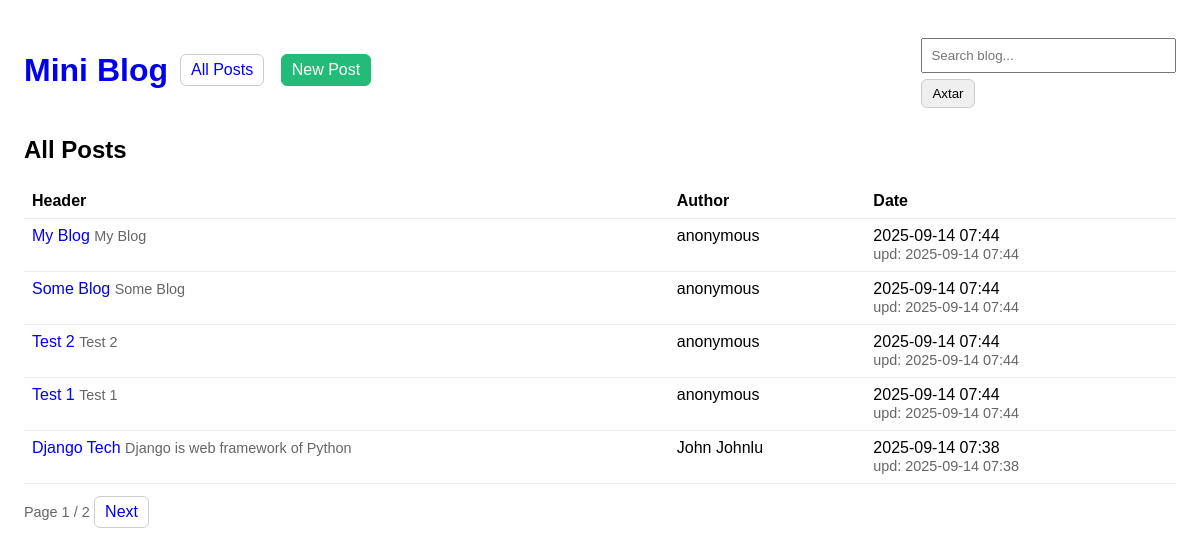
The page / on the database its author committed.
### blog/models.py (models this page shows, shortened)
class Post(models.Model):
    title=models.CharField(max_length=200)
    slug=models.SlugField(max_length=220,unique=True,blank=True)
    content=models.TextField()
    author=models.CharField(max_length=100,default="anonymous")
    created_at=models.DateTimeField(auto_now_add=True)
    updated_at=models.DateTimeField(auto_now=True)
    class Meta:
        ordering=['-created_at'] #default siralama : yeniler uste
        indexes=[
            models.Index(fields=['slug']),
            models.Index(fields=['-created_at']),
        ]

### blog/views.py (the view)
# urls.py: path('',views.post_list,name='post_list'),
def post_list(request):
    q=(request.GET.get('q') or "").strip()
    qs=Post.objects.all()
    if q:
        qs=qs.filter(
            Q(title__icontains=q) | Q(content__icontains=q)
        ).distinct()
    paginator = Paginator(qs, 5)
    page_number = request.GET.get('page') or 1
    page_obj=paginator.get_page(page_number)
    return render(request, 'blog/post_list.html', {
        'page_obj':page_obj,
        'posts':page_obj.object_list,
        "q":q
        })

### blog/templates/blog/post_list.html (shortened to what this page needs)
{% extends "blog/base.html" %}
{% block content %}
    <h2>All Posts</h2>
    {% if posts %}
        <table>
            <thead>
            <tr>
                <th>
                    Header
                </th>
                <th>
                    Author
                </th>
                <th>
                    Date
                </th>
            </tr>
            </thead>
            <tbody>
            {% for p in posts %}
                <tr>
                    <td>
                        <a href="{% url 'blog:post_detail' p.slug %}">{{ p.title }}</a>
                        <span class="muted">{{ p.content|truncatechars:80 }}</span>
                    </td>
                    <td>
                        {{ p.author }}
                    </td>
                    <td>
                        {{ p.created_at|date:"Y-m-d H:i" }}
                        {% if p.updated_at %} <br>
                            <span class="muted"> upd: {{ p.updated_at|date:"Y-m-d H:i" }}  </span> {% endif %}
                    </td>
                </tr>
            {% endfor %}
            </tbody>
        </table>
        <div style="margin-top:12px">
            <span class="muted">Page {{ page_obj.number }} / {{ page_obj.paginator.num_pages }}</span>
            {% if page_obj.has_next %}
                <a class="btn" href="?q={{ q }}&page={{ page_obj.next_page_number }}">Next</a>
            {% endif %}
        </div>
    {% else %}
        <p class="muted">No post exist</p>
    {% endif %}
{% endblock %}

### blog/templates/blog/base.html (shortened to what this page needs)
<!DOCTYPE html>
<html lang="az">
<head>
</head>
<body>
  <header>
    <h1 style="margin:0"><a href="{% url 'blog:post_list' %}">Mini Blog</a></h1>
    <nav>
      <a class="btn" href="{% url 'blog:post_list' %}">All Posts</a>
      <a class="btn btn-primary" href="{% url 'blog:post_create' %}">New Post</a>
    </nav>
    <form action="{% url 'blog:post_search' %}" method="get" style="margin-left:auto;">
      <input type="text" name="q" placeholder="Search blog..." value="{{ q|default:'' }}">
      <button class="btn">Axtar</button>
    </form>
  </header>
  {% block content %}{% endblock %}
</body>
</html>

### blog/templates/blog/base.html (style rules this page uses)
body { font-family: sans-serif; margin: 24px; }
header { display:flex; gap:12px; align-items:center; margin-bottom: 16px; }
nav a { margin-right: 12px; text-decoration:none; }
a { text-decoration: none }
.btn { padding:6px 10px; border:1px solid #ccc; border-radius:6px; display:inline-block; }
.btn-primary { background:#2b7; color:#fff; border-color:#2b7; }
.muted { color:#666; font-size: 90%; }
form { display:block; margin:8px 0; }
input[type=text], textarea { width: 100%; padding:8px; box-sizing:border-box; margin:6px 0; }
table { width:100%; border-collapse: collapse; }
th, td { padding: 8px; border-bottom:1px solid #eee; text-align:left; vertical-align: top; }

### rows shown on the page
Post: title "My Blog", content "My Blog", author "anonymous", created_at "2025-09-14 07:44", updated_at "2025-09-14 07:44"
Post: title "Some Blog", content "Some Blog", author "anonymous", created_at "2025-09-14 07:44", updated_at "2025-09-14 07:44"
Post: title "Test 2", content "Test 2", author "anonymous", created_at "2025-09-14 07:44", updated_at "2025-09-14 07:44"
Post: title "Test 1", content "Test 1", author "anonymous", created_at "2025-09-14 07:44", updated_at "2025-09-14 07:44"
Post: title "Django Tech", content "Django is web framework of Python", author "John Johnlu", created_at "2025-09-14 07:38", updated_at "2025-09-14 07:38"

### other values the page prints
{{ page_obj.number }} "1"
{{ page_obj.paginator.num_pages }} "2"
